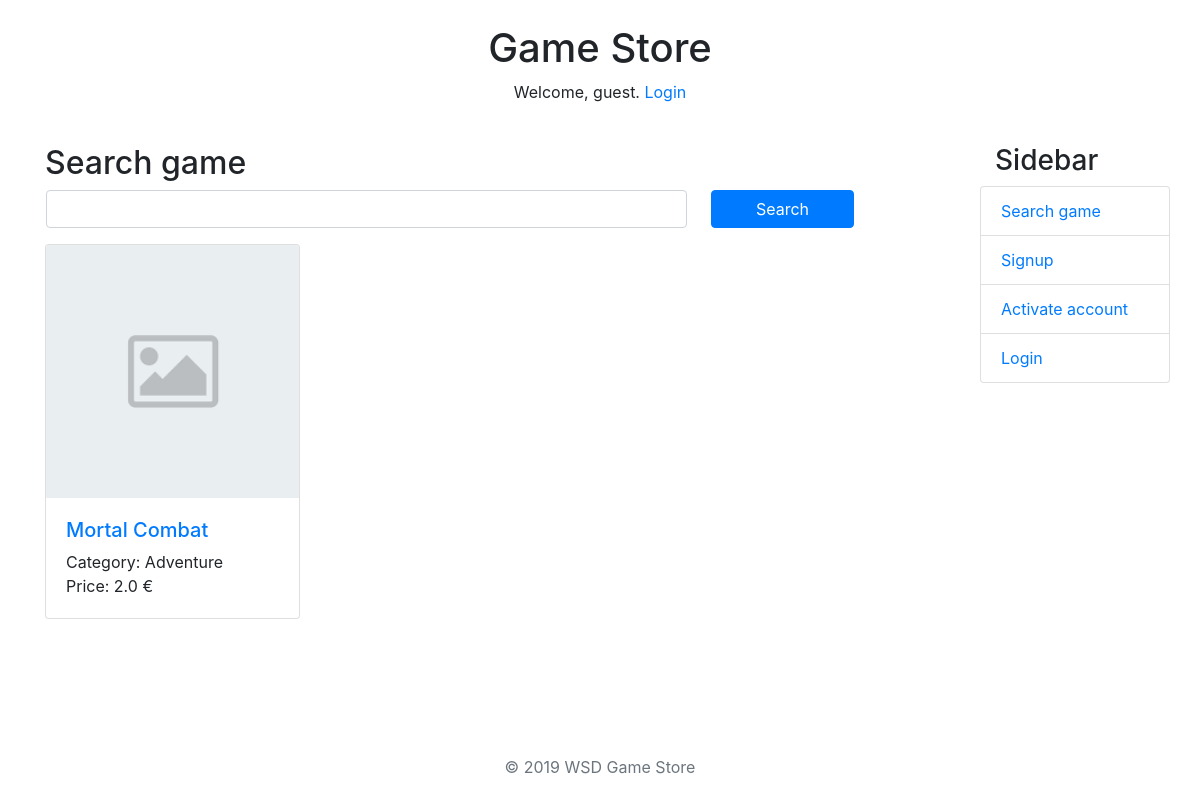
Page /search_game/ on the committed database.
### gamestore/models.py (models this page shows)
class Game(models.Model):
    name = models.CharField(max_length=50)
    price = models.FloatField()
    pictureUrl = models.URLField(blank=True)
    description = models.TextField(max_length=200, blank=True)
    gameUrl = models.URLField()
    date = models.DateField(default=date.today)
    category = models.CharField(max_length=20, choices=CATEGORY_CHOICES)
    developer = models.ForeignKey(UserProfile, on_delete=models.CASCADE, related_name='developer')
    age_limit = models.PositiveSmallIntegerField()
    class Meta:
        ordering = ["-date", "name"]
    pass

### gamestore/views/game.py (the view)
# urls.py: re_path(r'^search_game/$', game.search_game, name='search_game'),
def search_game(request):
    developer = False
    if request.user.is_authenticated:
        developer = request.user.userprofile.is_developer()
    games = Game.objects.all()
    args = {
        'games' : games,
        'developer' : developer,
    }
    return render(request, "game/search_game.html", args)

### gamestore/templates/game/search_game.html (shortened to what this page needs)
{% extends "base.html" %}
{% block content %}
<h2>Search game</h2>
<form method="post" action="">{% csrf_token %}
  <div class="row">
    <input class="form-control search-query col-9 mr-4 ml-3" type="text" id="search" maxlength="50" name="search">
    <a class="btn btn-primary col-2" href="#" role="button">Search</a>
  </div>
</form>
{% include 'game/games_list.html' %}
{% endblock %}

### gamestore/templates/game/games_list.html
{% load static %}
<div class="row">
    {% for game in games %}
    <div class="col-sm-4 my-3">
        <div class="card">
          {% if not game.pictureUrl %}
            <img class="card-img-top" src="{% static 'images/default_pic.png' %}" alt="Default Game Picture">
          {% else %}
            <img class="card-img-top" src={{ game.pictureUrl }} alt="Game Picture">
          {% endif %}
          <div class="card-body">
            <h5><a class="card-title" href="/games/{{ game.id }}">{{ game.name }}</a></h5>
            <p class="card-text">Category: {{ game.get_category_display }}<br>
                                 Price: {{ game.price }} €
            </p>
          </div>
        </div>
    </div>
    {% empty %}
    <div class="col-sm-4 my-3">
        You have no games yet
    </div>
    {% endfor %}
</div>

### rows in the picture
Game: name "Mortal Combat", category "Adventure", price "2.0"
